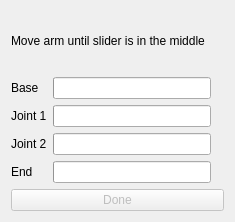
<?xml version="1.0" encoding="UTF-8"?>
<ui version="4.0">
 <class>Form</class>
 <widget class="QWidget" name="Form">
  <property name="geometry">
   <rect>
    <x>0</x>
    <y>0</y>
    <width>235</width>
    <height>222</height>
   </rect>
  </property>
  <property name="windowTitle">
   <string>Form</string>
  </property>
  <layout class="QVBoxLayout" name="verticalLayout">
   <item>
    <widget class="QLabel" name="label_5">
     <property name="text">
      <string>Move arm until slider is in the middle</string>
     </property>
    </widget>
   </item>
   <item>
    <layout class="QGridLayout" name="gridLayout">
     <item row="1" column="2">
      <widget class="QLabel" name="Joint1Icon">
       <property name="text">
        <string/>
       </property>
       <property name="pixmap">
        <pixmap>../../../../../usr/share/icons/Adwaita/32x32/ui/checkbox-symbolic.symbolic.png</pixmap>
       </property>
      </widget>
     </item>
     <item row="3" column="1">
      <widget class="QProgressBar" name="EndBar">
       <property name="enabled">
        <bool>true</bool>
       </property>
       <property name="minimum">
        <number>500</number>
       </property>
       <property name="maximum">
        <number>2500</number>
       </property>
       <property name="value">
        <number>499</number>
       </property>
       <property name="textVisible">
        <bool>false</bool>
       </property>
       <property name="format">
        <string>%p</string>
       </property>
      </widget>
     </item>
     <item row="1" column="1">
      <widget class="QProgressBar" name="Joint1Bar">
       <property name="enabled">
        <bool>true</bool>
       </property>
       <property name="minimum">
        <number>500</number>
       </property>
       <property name="maximum">
        <number>2500</number>
       </property>
       <property name="value">
        <number>499</number>
       </property>
       <property name="textVisible">
        <bool>false</bool>
       </property>
       <property name="format">
        <string>%p</string>
       </property>
      </widget>
     </item>
     <item row="2" column="1">
      <widget class="QProgressBar" name="Joint2Bar">
       <property name="enabled">
        <bool>true</bool>
       </property>
       <property name="minimum">
        <number>500</number>
       </property>
       <property name="maximum">
        <number>2500</number>
       </property>
       <property name="value">
        <number>499</number>
       </property>
       <property name="textVisible">
        <bool>false</bool>
       </property>
       <property name="format">
        <string>%p</string>
       </property>
      </widget>
     </item>
     <item row="0" column="1">
      <widget class="QProgressBar" name="BaseBar">
       <property name="enabled">
        <bool>true</bool>
       </property>
       <property name="minimum">
        <number>500</number>
       </property>
       <property name="maximum">
        <number>2500</number>
       </property>
       <property name="value">
        <number>499</number>
       </property>
       <property name="textVisible">
        <bool>false</bool>
       </property>
       <property name="format">
        <string>%p</string>
       </property>
      </widget>
     </item>
     <item row="3" column="2">
      <widget class="QLabel" name="EndIcon">
       <property name="text">
        <string/>
       </property>
       <property name="pixmap">
        <pixmap>../../../../../usr/share/icons/Adwaita/32x32/ui/checkbox-symbolic.symbolic.png</pixmap>
       </property>
      </widget>
     </item>
     <item row="0" column="2">
      <widget class="QLabel" name="BaseIcon">
       <property name="text">
        <string/>
       </property>
       <property name="pixmap">
        <pixmap>../../../../../usr/share/icons/Adwaita/32x32/ui/checkbox-checked-symbolic.symbolic.png</pixmap>
       </property>
      </widget>
     </item>
     <item row="2" column="2">
      <widget class="QLabel" name="Joint2Icon">
       <property name="text">
        <string/>
       </property>
       <property name="pixmap">
        <pixmap>../../../../../usr/share/icons/Adwaita/32x32/ui/checkbox-symbolic.symbolic.png</pixmap>
       </property>
      </widget>
     </item>
     <item row="0" column="0">
      <widget class="QLabel" name="label_6">
       <property name="text">
        <string>Base</string>
       </property>
      </widget>
     </item>
     <item row="1" column="0">
      <widget class="QLabel" name="label_7">
       <property name="text">
        <string>Joint 1</string>
       </property>
      </widget>
     </item>
     <item row="2" column="0">
      <widget class="QLabel" name="label_8">
       <property name="text">
        <string>Joint 2</string>
       </property>
      </widget>
     </item>
     <item row="3" column="0">
      <widget class="QLabel" name="label_9">
       <property name="text">
        <string>End</string>
       </property>
      </widget>
     </item>
    </layout>
   </item>
   <item>
    <widget class="QPushButton" name="DoneButton">
     <property name="enabled">
      <bool>false</bool>
     </property>
     <property name="text">
      <string>Done</string>
     </property>
    </widget>
   </item>
  </layout>
 </widget>
 <resources/>
 <connections/>
</ui>
